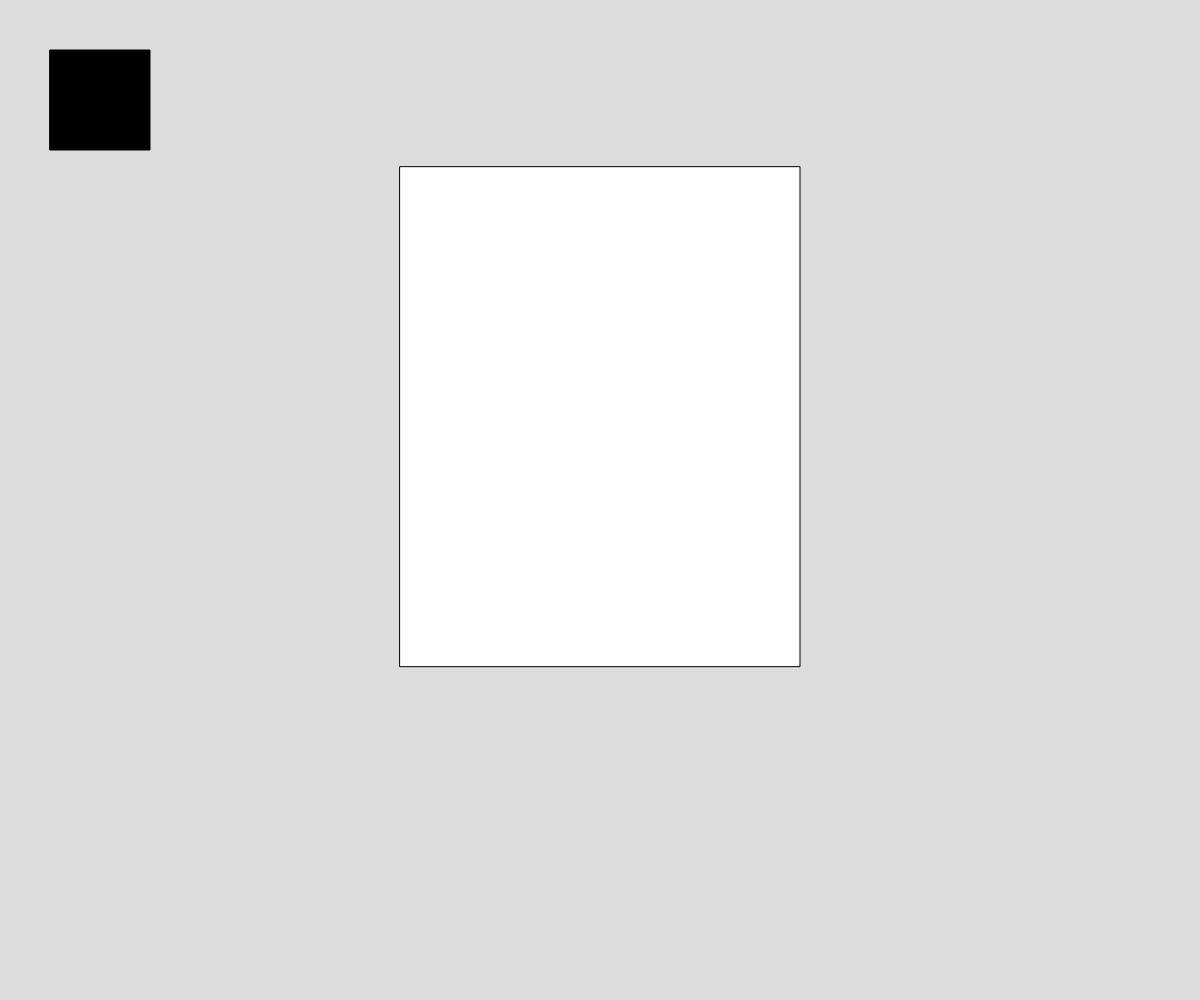
Frame 1 (no input)
Frame 60 (no input): identical to frame 1, image omitted
Frame 120 (the mouse pressed at the canvas centre since frame 60): identical to frame 1, image omitted

The p5.js sketch that drew this single still picture (run headless with seeded random() and noise() and a simulated clock; from frame 60 on, the mouse is pressed at the canvas centre):

// p5.js sketch
// ── sketch.js
// Interactive Scene
// Sage Graham
// 02/12/20
// 
// Extra for Experts:
// - describe what you did to take this project "above and beyond"

//user controlled values
let r;
let g;
let b;
let a;
let shapeColour;
let shapeHeight;
let shapeWidth;
let penSize; //(strokeWeight) controller,, use mousewheel to change it


let dVariables = 5; //delta variables is the change factor for r,g,b,a,height,width
let easel; //dont think this needs to be a variable
let easelPostion;

//event variables
let event;
let song;

function setup() {
  createCanvas(windowWidth, windowHeight);
  r = 0;
  g = 0;
  b = 0;
  a = 0;
  shapeColour = color(r,g,b,a);
  easelPostion = {
    x: windowWidth/3,
    y: windowHeight/6,
    width: windowWidth/3,
    height: windowHeight/2,
  };
  let penSize = 5;
}

function draw() {
  background(220);
  fill("white"); //creating a canvas for the input
  easel = rect(easelPostion.x, easelPostion.y, easelPostion.width, easelPostion.height);
  colourBoxUpdate();
}

function colourBoxUpdate() {
  shapeColour = color(r,g,b,255);
  fill(shapeColour);
  rect(50, 50, 100, 100);

}

function keyPressed() {
  //keys are used to adjust most of the scene's settings: colour, size, and shapes made.
  //r value
  if (key === "[" && r <= 255 - dVariables) { 
    r+=dVariables;
  }
  else if (key === "]" && r >= dVariables) {
    r-=dVariables;
    
  }
  //g value
  else if (key === ";" && g <= 255 - dVariables) {
    g+=dVariables;
  }
  else if (key === "'" && g >= dVariables) {
    g-=dVariables;
  }

  //b value
  else if (key === "," && b <=255 - dVariables) {
    b +=dVariables;
  }
  else if (key === "." && b >= dVariables) {
    b -=dVariables;
  }

  //alpha value
  else if (key === "z" && a<=255 - dVariables) {
    a += dVariables;
  }
  else if (key === "x" && a >= dVariables) {
    a -= dVariables;
  }

  //shape sizes: 
  //height
  else if (key === "=") {
    if (shapeHeight <= 400) {
      shapeHeight += dVariables;
    }
  }
  else if (key === "-") {
    if (shapeHeight >= dVariables) {
      shapeHeight -= dVariables;
    }
  }
  //width
  else if (key === "0") {
    if (shapeWidth <= 400) {
      shapeWidth += dVariables;
    }
  }
  else if (key === "9") {
    if (shapeWidth >= dVariables) {
      shapeWidth -= dVariables;
    }
  }

  //shape creation: //jesus i just realized i need to make this so these only show on the easel
  //circle
  else if (key === "c" && inEasel()) {
    fill(r, g, b, a);
    ellipse(mouseX, mouseY, shapeHeight);
  }

  //oval
  else if (key === "o" && inEasel()) {
    fill(r, g, b, a);
    ellipse(mouseX, mouseY, shapeHeight, shapeWidth);
  }

  //square
  else if (key === "s" && inEasel()) {
    fill(r, g, b, a);
    rect(mouseX, mouseY, shapeHeight, shapeHeight);
  }  

  //rectangle
  else if (key === "r" && inEasel()) {
    fill(r, g, b, a);
    rect(mouseX, mouseY, shapeHeight, shapeWidth);
  } 
  
  //triangle
  else if (key === "t" && inEasel()) {
    fill(r, g, b, a);
    triangle(mouseX - shapeWidth/2, mouseY - shapeHeight/2, mouseX, mouseY, mouseX + shapeWidth/2, mouseY + shapeHeight/2);
  }
}

//changes pen stroke size
function mouseWheel(event) {
  penSize += event.delta;
}

//inEasel does exactly what it sounds like.
function inEasel() {
  return (mouseX >= easelPostion.x && mouseY <= easelPostion.y
    && mouseX <= easelPostion.x + easelPostion.width && mouseY >= easelPostion.y + easelPostion.height);

}
